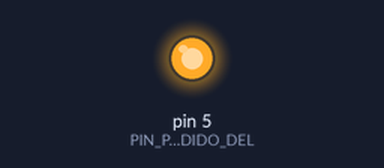
Simulated run of this sketch. Board: Arduino Uno, built with avr-gcc and run on an emulated ATmega328P. On the bench: output pins drawn as LEDs (lit = HIGH). The modem accepts every AT command (registered, SIM ready, sends succeed) and sends nothing else.

Above: at 0.1 s.
At 2.1 s:
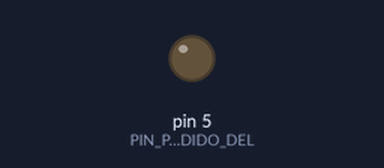
Timing chart, 0 to 3.6 s (numbered marks = the images above):
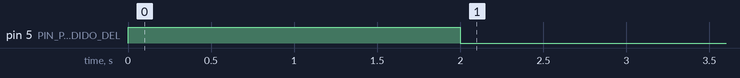

The sketch:

Corrosion.ino
```cpp
#include <SoftwareSerial.h>
//#include <OneWire.h>
//#include <DallasTemperature.h>

SoftwareSerial RS485(8,7);                                                  //(RX,TX)   asigna el serial por software para RS-485
SoftwareSerial SIM5320(6, 4);                                                   // RX, TX
//#define ONE_WIRE_BUS 10                                                         //PIN DS18B20


char    BUFFER_USART;                                                           //BUFFER RX
String  token ="gqeGtoC8soQ2fyLj2iJTQEIsloKjRdLllg5Wtzzemhjyv13dKJmUrFRp1FNM";                                //TOKEN UBIDOTS
String  id    ="5771b9b27625420dd490348e";                                      //ID CORROSION
String  id1   ="5839055976254207457c062f";                                      // ID BATERIA

char DATO_CORR[15];                    // Obtiene toda la cadena de 15 caracteres del string
char PULG[3];                          // guarda solo 2 caracteres de los 15 acarcteres (del string de corrocion) dado por el sensor
int x=0;                               // cuenta las posiciones de la cadena de 15 caracteres para obtener una por una
float MPY=0;                           // variable regresa para la convcersion de char a entero
float MPY1=0;                          // variable regresa el valor de la ecuacion (de PULAGGADA a MICRAS)

char DATO_BATT[30];                    // Obtiene toda la cadena de 17 caracteres del string de bateria
char BATT[5];                          // guarda solo 2 caracteres de los 15 acarcteres (del string de corrocion) dado por el sensor 3
float VBATT=0;


///////////////////////////////////////////////////////////////////////////////////////////////////////////////////////////
 int     X=0;
 int     I;
 int     D;
 int     P;                                          //REGISTROS DEL SERIAL
 int     Z;
 int     COPY;
 int     COPY_TIME;
 int     ZZ;
 char    BUFFER_USART2[150];
 String  BAT_V;


void setup() {

//////////////////////////////////////////////////////////////////////////////
  SREG    =0x80;                                    //INT GLOBAL SOLO ACTIVA LA DEL UART
  UCSR0B  =0x98;                                    //ACTIVA TX Y RX A SI COM LA INT DEL RX
  UCSR0C  =0x06;                                    //CONFIGURAMOS A 8BITS DE DATOS SERIAL
  UBRR0H  =0x00;                                    //VALOR QUE SE LE CARGA AL REGISTRO HIGH 0
  UBRR0L  =0x67;                                    //VALOR QUE SE LE CARGA AL REGISTRO LOW 0x67 QUE ES IGUAL A 103 PARA 9600

//////////////////////////////////////////////////////////////////////////////
   pinMode(5, OUTPUT);                              //PIN PARA EL ENCENDIDO DEL SIM5320
   pinMode(0, INPUT);                               //
   SIM5320_ON();                                    //ENCIENDO EL SIM
   RS485.begin(2400);                               // velocidad de sensor corrosion
   SIM5320.begin(9600);
   delay(10000);
   SETUP_SIM5320();                                 //INICIALIZA EL SIM
}


void loop() {

  voltaje_bateria();
  sensor_corrosion();
  WEB();                                           //ENVIO JSON AL UBIDOTS
  //delay(1000);                                    //TIEMPO DE MUESTRAS

}
///////////////////////////////////////////////////////////////////////////
ISR (USART_RX_vect)
{
    X++;
    BUFFER_USART = UDR0;                // LEE EL BUFFER RX

    if(COPY!=0&&X>I+2&&X<D+4){
    Z++;
    BUFFER_USART2[Z]= BUFFER_USART;

                                   }

}
/////////////////////////////////////////////////////////////////////////////////////////////////////////////////////////
void voltaje_bateria()
{
  COPIA_BUFFER(18,22);
  SIM5320.println("AT+CBC");          //VOLTAJE BATERIA
  delay(500);

  BAT_V=BUFFER_USART2;
  LIMPIA_BUFFER();

}
/////////////////////////////////////////////////////////////////////////////////////////////////////////////////////////
void sensor_corrosion()
{

   RS485.listen();
   RS485.write(01);                // envia el valor 1 en binario por el SERIAL (direccion del sensor- seleccionada en el bit swich de sensor)
   RS485.write("\n");              // envia ENTER para obtener el valor del RS-485

    delay(1000);
    while(RS485.available()>0){           // detecta la variable de regreso por el sensor

     for(int x=0;x<15;x++){               // asigna la posicion de la cadena dada por el sensor (del 0 al 15 "15 caracteres")

      DATO_CORR[x]=RS485.read();          // guarda en variable DATO_CORR la cadena que regresa el sensor
       PULG[0]=DATO_CORR[5];              // guarda en la posicion 0 de la cadena PULG - la posicion 5 de la cadena DATO_CORR
       PULG[1]=DATO_CORR[6];              // guarda en la posicion 1 de la cadena PULG - la posicion 6 de la cadena DATO_CORR

    }

    MPY=atol(PULG);                            // convierte el char (PULG)- en entero(MPY)
    MPY1=((MPY/1000)*254);                 // hace la conversion de PULGADAS a MICRAS
    }

}
/////////////////////////////////////////////////////////////////////////////////////////////////////////////////////////
void WEB()
{
  SIM5320.listen();
  int LONG_JSON = 15;
  int SEND = 238;

  //sensors.requestTemperatures();
  //float temp = sensors.getTempCByIndex(0);

  SIM5320.println(F("AT+CIPOPEN=0,\"TCP\",\"things.ubidots.com\",80"));  //
  delay(4000);

  SIM5320.print("AT+CIPSEND=0,");  //
  delay(50);
  SIM5320.println(SEND);  //
  delay(600);
  ///////////////////////////////////////////////////////////////////////////////////////////////////////////////////////////
  SIM5320.print(F("POST /api/v1.6/variables/"));
  delay(10);
  SIM5320.print(id);
  delay(10);
  SIM5320.println(F("/values  HTTP/1.1"));
  delay(10);
  SIM5320.println(F("Content-Type: application/json"));
  delay(10);
  SIM5320.print(F("Content-Length:"));
  delay(10);
  SIM5320.println(LONG_JSON);
  delay(10);
  SIM5320.print(F("X-Auth-Token: "));
  delay(10);
  SIM5320.println(token);
  delay(10);
  SIM5320.println(F("Host: things.ubidots.com"));
  delay(10);
  SIM5320.println("");
  ///////////////////////////////////////////////////////////////
  SIM5320.print("{\"value\":");
  delay(10);
  SIM5320.print(MPY1,2);
  delay(50);
  SIM5320.println("}");
  delay(50);
  SIM5320.write(0x1A);
  delay(3000);

    SIM5320.print("AT+CIPSEND=0,");  //
  delay(50);
  SIM5320.println(SEND);  //
  delay(600);
  ///////////////////////////////////////////////////////////////////////////////////////////////////////////////////////////
  SIM5320.print(F("POST /api/v1.6/variables/"));
  delay(10);
  SIM5320.print(id1);
  delay(10);
  SIM5320.println(F("/values  HTTP/1.1"));
  delay(10);
  SIM5320.println(F("Content-Type: application/json"));
  delay(10);
  SIM5320.print(F("Content-Length:"));
  delay(10);
  SIM5320.println(LONG_JSON);
  delay(10);
  SIM5320.print(F("X-Auth-Token: "));
  delay(10);
  SIM5320.println(token);
  delay(10);
  SIM5320.println(F("Host: things.ubidots.com"));
  delay(10);
  SIM5320.println("");
  ///////////////////////////////////////////////////////////////
  SIM5320.print("{\"value\":");
  delay(10);
  SIM5320.print(BAT_V);
  delay(50);
  SIM5320.println("}");
  delay(50);
  SIM5320.write(0x1A);
  delay(3000);

  SIM5320.println(F("AT+CIPCLOSE=0"));
  delay(2000);

}

void SIM5320_ON()                                  //
{
  digitalWrite(5, HIGH);
  delay(2000);                                                //ENCIENDE EL SIM5320
  digitalWrite(5, LOW);
  delay(2000);
}
/////////////////////////////////////////////////////////////////////////////
void SETUP_SIM5320()
{

  SIM5320.listen();
  SIM5320.println(F("AT+CFUN=1"));        //SIM5320 TRABAJANDO CON TODAS LAS FUNCIONALIDADES
  delay(250);

  SIM5320.println(F("AT+CNMP=2"));        //MODO AUTOMATICO
  delay(250);

  SIM5320.println(F("AT+CVAUXV=61"));     //VOLTAJE DE SALIDA 3.0V
  delay(250);

  SIM5320.println(F("AT+CNBP=0x0000000004000000"));  //3G 850MHZ TELCEL 0x0000000004000000 hspda     2G 1900MHZ TELCEL AT+CNBP=0x0000000000200000 edge
  delay(500);

  //SIM5320.println(F("AT+IPREX=9600"));
  //delay(4000);

  SIM5320.println(F("AT+CSQ"));            //NIVEL DE LA SEÑAL
  delay(250);

  SIM5320.println(F("AT+CREG?"));
  delay(250);

  SIM5320.println(F("AT+COPS?"));
  delay(250);

  SIM5320.println(F("AT+CGSOCKCONT=1,\"IP\",\"internet.itelcel.com\""));
  delay(250);

  SIM5320.println(F("AT+CNSMOD?"));        //MUESTRA EN QUE RED ESTA TRABAJANDO
  delay(250);

  SIM5320.println(F("AT+CSOCKSETPN=1"));
  delay(250);

  SIM5320.println(F("AT+CIPMODE=0"));
  delay(250);

  SIM5320.println(F("AT+CNBP?"));
  delay(250);

  SIM5320.println(F("AT+NETOPEN"));
  delay(8000);

  SIM5320.println(F("AT+IPADDR"));          //IP
  delay(500);

  SIM5320.println(F("AT+CGSN"));            //IMEI
  delay(500);
}

////////////////////////////////////////////////////////////
void COPIA_BUFFER(int P,int W)                       //VARIABLES DE RX
{
  //K=0;
  COPY=1;
    X=0;
      Z=-1;
      for (int i=0; i<99;i++)
        {BUFFER_USART2[i]=NULL;}                  //NULL 00
          I=P;
            D=W;
 //return K;
}

void LIMPIA_BUFFER()                          // FUNCION QUE LIMPIA EL BUFFER
{
  COPY=0;
    X=0;
      Z=0;
        I=0;
          D=0;
}
```
